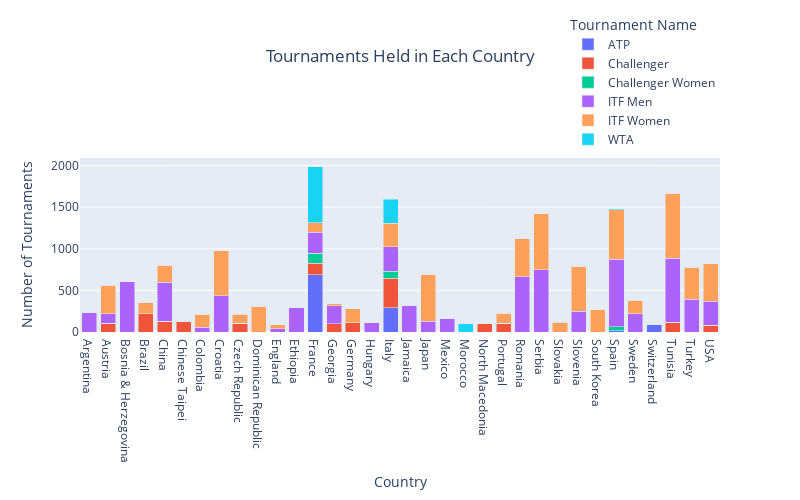

Notebook code for this chart:
### Markdown cell above
### 21.What kind of Tournaments have been held in each country?

### Code cell
# Sample data similar to the description
Countries_with_Tournaments = pd.merge( MatchVenueInfo[['match_id' , 'country']] , MatchTournamentInfo[['match_id','tournament_category_name']] ,  on='match_id')
Countries_with_Tournaments.columns
tournament_counts = Countries_with_Tournaments.groupby(['country', 'tournament_category_name']).size().unstack(fill_value=0).reset_index()

tournament_counts_long = tournament_counts.melt(id_vars=['country'], var_name='Tournament Name', value_name='Number of Tournaments')

# Create the stacked bar plot using Plotly
fig = px.bar(
    tournament_counts_long,
    x='country',
    y='Number of Tournaments',
    color='Tournament Name',
    title='Tournaments Held in Each Country',
    labels={'Number of Tournaments': 'Number of Tournaments', 'country': 'Country'},
    height=500,
    width=800
)


# Customize the layout for a more modern look
fig.update_layout(
    title={
        'text': 'Tournaments Held in Each Country',
        'y': 0.9,
        'x': 0.5,
        'xanchor': 'center',
        'yanchor': 'top'
    },
    legend_title_text='Tournament Name',
    legend=dict(
        orientation="v",
        yanchor="bottom",
        y=1.02,
        xanchor="right",
        x=1
    ),
    barmode='stack',
    xaxis_title='Country',
    yaxis_title='Number of Tournaments'
)

# Save the chart to an HTML file
fig.write_html("tournaments_held_in_each_country.html")

# Output message to inform the user
print("The chart has been saved to 'tournaments_held_in_each_country.html'. Open this file in a web browser to view the chart.")
fig.show()

### Figure 1 — Plotly figure (JSON) as saved in the notebook; plotly's stock layout.template omitted (floating-point values rounded to 4 significant figures)
{"data": [{"alignmentgroup": "True", "hovertemplate": "Tournament Name=ATP<br>Country=%{x}<br>Number of Tournaments=%{y}<extra></extra>", "legendgroup": "ATP", "marker": {"color": "#636efa", "pattern": {"shape": ""}}, "name": "ATP", "offsetgroup": "ATP", "orientation": "v", "showlegend": true, "textposition": "auto", "type": "bar", "x": ["Argentina", "Austria", "Bosnia & Herzegovina", "Brazil", "China", "Chinese Taipei", "Colombia", "Croatia", "Czech Republic", "Dominican Republic", "England", "Ethiopia", "France", "Georgia", "Germany", "Hungary", "Italy", "Jamaica", "Japan", "Mexico", "Morocco", "North Macedonia", "Portugal", "Romania", "Serbia", "Slovakia", "Slovenia", "South Korea", "Spain", "Sweden", "Switzerland", "Tunisia", "Turkey", "USA"], "xaxis": "x", "y": [0, 0, 0, 0, 0, 0, 0, 0, 0, 0, 0, 0, 690, 0, 0, 0, 289, 0, 0, 0, 0, 0, 0, 0, 0, 0, 0, 0, 17, 0, 87, 0, 0, 0], "yaxis": "y"}, {"alignmentgroup": "True", "hovertemplate": "Tournament Name=Challenger<br>Country=%{x}<br>Number of Tournaments=%{y}<extra></extra>", "legendgroup": "Challenger", "marker": {"color": "#EF553B", "pattern": {"shape": ""}}, "name": "Challenger", "offsetgroup": "Challenger", "orientation": "v", "showlegend": true, "textposition": "auto", "type": "bar", "x": ["Argentina", "Austria", "Bosnia & Herzegovina", "Brazil", "China", "Chinese Taipei", "Colombia", "Croatia", "Czech Republic", "Dominican Republic", "England", "Ethiopia", "France", "Georgia", "Germany", "Hungary", "Italy", "Jamaica", "Japan", "Mexico", "Morocco", "North Macedonia", "Portugal", "Romania", "Serbia", "Slovakia", "Slovenia", "South Korea", "Spain", "Sweden", "Switzerland", "Tunisia", "Turkey", "USA"], "xaxis": "x", "y": [0, 108, 0, 217, 129, 128, 0, 0, 107, 0, 0, 0, 139, 97, 111, 0, 358, 0, 0, 0, 0, 107, 108, 0, 0, 0, 0, 0, 0, 0, 0, 115, 0, 84], "yaxis": "y"}, {"alignmentgroup": "True", "hovertemplate": "Tournament Name=Challenger Women<br>Country=%{x}<br>Number of Tournaments=%{y}<extra></extra>", "legendgroup": "Challenger Women", "marker": {"color": "#00cc96", "pattern": {"shape": ""}}, "name": "Challenger Women", "offsetgroup": "Challenger Women", "orientation": "v", "showlegend": true, "textposition": "auto", "type": "bar", "x": ["Argentina", "Austria", "Bosnia & Herzegovina", "Brazil", "China", "Chinese Taipei", "Colombia", "Croatia", "Czech Republic", "Dominican Republic", "England", "Ethiopia", "France", "Georgia", "Germany", "Hungary", "Italy", "Jamaica", "Japan", "Mexico", "Morocco", "North Macedonia", "Portugal", "Romania", "Serbia", "Slovakia", "Slovenia", "South Korea", "Spain", "Sweden", "Switzerland", "Tunisia", "Turkey", "USA"], "xaxis": "x", "y": [0, 0, 0, 0, 0, 0, 0, 0, 0, 0, 0, 0, 119, 0, 0, 0, 85, 0, 0, 0, 0, 0, 0, 0, 0, 0, 0, 0, 45, 0, 0, 0, 0, 0], "yaxis": "y"}, {"alignmentgroup": "True", "hovertemplate": "Tournament Name=ITF Men<br>Country=%{x}<br>Number of Tournaments=%{y}<extra></extra>", "legendgroup": "ITF Men", "marker": {"color": "#ab63fa", "pattern": {"shape": ""}}, "name": "ITF Men", "offsetgroup": "ITF Men", "orientation": "v", "showlegend": true, "textposition": "auto", "type": "bar", "x": ["Argentina", "Austria", "Bosnia & Herzegovina", "Brazil", "China", "Chinese Taipei", "Colombia", "Croatia", "Czech Republic", "Dominican Republic", "England", "Ethiopia", "France", "Georgia", "Germany", "Hungary", "Italy", "Jamaica", "Japan", "Mexico", "Morocco", "North Macedonia", "Portugal", "Romania", "Serbia", "Slovakia", "Slovenia", "South Korea", "Spain", "Sweden", "Switzerland", "Tunisia", "Turkey", "USA"], "xaxis": "x", "y": [239, 114, 603, 0, 469, 0, 57, 438, 0, 0, 40, 289, 249, 221, 0, 109, 290, 314, 129, 167, 0, 0, 0, 662, 748, 0, 251, 0, 814, 220, 0, 771, 392, 285], "yaxis": "y"}, {"alignmentgroup": "True", "hovertemplate": "Tournament Name=ITF Women<br>Country=%{x}<br>Number of Tournaments=%{y}<extra></extra>", "legendgroup": "ITF Women", "marker": {"color": "#FFA15A", "pattern": {"shape": ""}}, "name": "ITF Women", "offsetgroup": "ITF Women", "orientation": "v", "showlegend": true, "textposition": "auto", "type": "bar", "x": ["Argentina", "Austria", "Bosnia & Herzegovina", "Brazil", "China", "Chinese Taipei", "Colombia", "Croatia", "Czech Republic", "Dominican Republic", "England", "Ethiopia", "France", "Georgia", "Germany", "Hungary", "Italy", "Jamaica", "Japan", "Mexico", "Morocco", "North Macedonia", "Portugal", "Romania", "Serbia", "Slovakia", "Slovenia", "South Korea", "Spain", "Sweden", "Switzerland", "Tunisia", "Turkey", "USA"], "xaxis": "x", "y": [0, 340, 0, 135, 206, 0, 158, 539, 109, 309, 48, 0, 119, 23, 171, 0, 288, 0, 564, 0, 0, 0, 115, 458, 674, 116, 539, 265, 596, 161, 0, 780, 387, 452], "yaxis": "y"}, {"alignmentgroup": "True", "hovertemplate": "Tournament Name=WTA<br>Country=%{x}<br>Number of Tournaments=%{y}<extra></extra>", "legendgroup": "WTA", "marker": {"color": "#19d3f3", "pattern": {"shape": ""}}, "name": "WTA", "offsetgroup": "WTA", "orientation": "v", "showlegend": true, "textposition": "auto", "type": "bar", "x": ["Argentina", "Austria", "Bosnia & Herzegovina", "Brazil", "China", "Chinese Taipei", "Colombia", "Croatia", "Czech Republic", "Dominican Republic", "England", "Ethiopia", "France", "Georgia", "Germany", "Hungary", "Italy", "Jamaica", "Japan", "Mexico", "Morocco", "North Macedonia", "Portugal", "Romania", "Serbia", "Slovakia", "Slovenia", "South Korea", "Spain", "Sweden", "Switzerland", "Tunisia", "Turkey", "USA"], "xaxis": "x", "y": [0, 0, 0, 0, 0, 0, 0, 0, 0, 0, 0, 0, 671, 0, 0, 0, 285, 0, 0, 0, 102, 0, 0, 0, 0, 0, 0, 0, 10, 0, 0, 0, 0, 0], "yaxis": "y"}], "layout": {"barmode": "stack", "height": 500, "legend": {"orientation": "v", "title": {"text": "Tournament Name"}, "tracegroupgap": 0, "x": 1, "xanchor": "right", "y": 1.02, "yanchor": "bottom"}, "title": {"text": "Tournaments Held in Each Country", "x": 0.5, "xanchor": "center", "y": 0.9, "yanchor": "top"}, "width": 800, "xaxis": {"anchor": "y", "domain": [0, 1], "title": {"text": "Country"}}, "yaxis": {"anchor": "x", "domain": [0, 1], "title": {"text": "Number of Tournaments"}}}}
